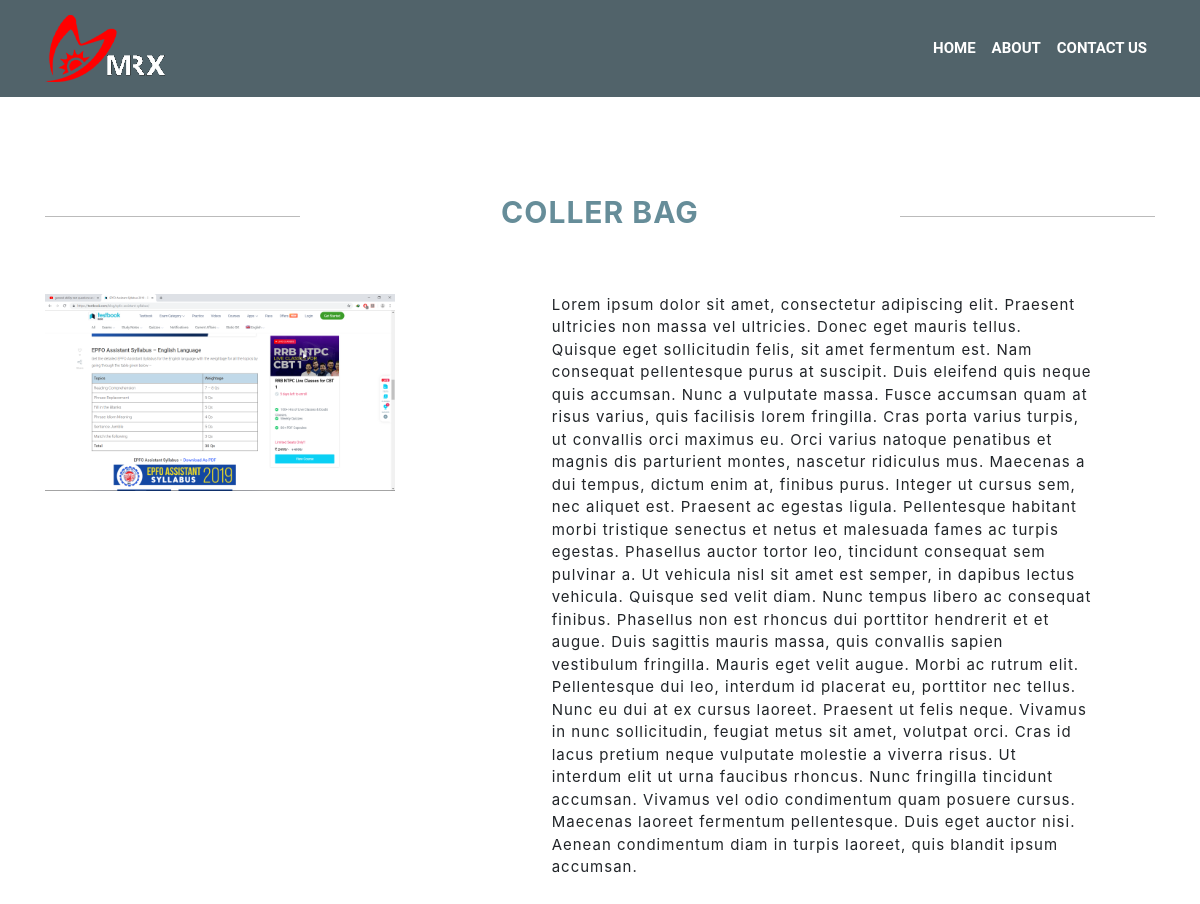
/productDetails.php?id=3, run on the app's committed database.
### tables this page shows
CREATE TABLE `products` (
  `id` int(10) NOT NULL,
  `img` varchar(150) NOT NULL,
  `title` varchar(50) NOT NULL,
  `description` varchar(5000) NOT NULL
);

### productDetails.php (the view, shortened to what this page needs)
<?php include 'admin/connection.php';
	$id = $_GET["id"];
	$sql = "SELECT * FROM products WHERE id = '$id'";
	$result = $conn->query($sql);
	if ($result->num_rows == 1) {
		$row = $result->fetch_assoc();
		$title = $row['title'];
		$img = $row['img'];
		$desc = $row['description'];
	}
?>
<!DOCTYPE html>
<html>
<head>
	<link rel="stylesheet" type="text/css" href="css/style.css">
	<link rel="stylesheet" type="text/css" href="css/about.css">
	<link href="https://unpkg.com/aos@2.3.1/dist/aos.css" rel="stylesheet">
	<link rel="stylesheet" href="https://maxcdn.bootstrapcdn.com/bootstrap/4.3.1/css/bootstrap.min.css">
</head>
<body>
		<nav class="navbar navbar-expand-md fixed-top headersetting" id="header-nav">
			<div class="container">
				<a href="index.php" class="navbar-brand" data-aos="fade-down"><img src="img/logo.png" id="logo"></a>
				<div class="collapse navbar-collapse text-center" id="collapsenavbar" data-aos="fade-down">
					<ul class="navbar-nav ml-auto">
						<li class="nav-item">
							<a href="index.php" class="nav-link text-white" id="navlink1">HOME</a>
						</li>
						<li class="nav-item">
							<a href="about.html" class="nav-link text-white" id="navlink2">ABOUT</a>
						</li>
						<li class="nav-item">
							<a href="contactUs.html" class="nav-link text-white" id="navlink3">CONTACT US</a>
						</li>
					</ul>
				</div>
			</div>
		</nav>
	<section class="container text-center aboutcompany">
		<div class="row frow">
			<div class="col-lg-3 col-md-3 col-sm-12 col-10 d-block m-auto">
				<hr>
			</div>
			<div class="col-lg-6 col-md-6 col-sm-12 col-10 d-block m-auto">
				<h1 data-aos="fade-down"><?php echo $title; ?></h1>
			</div>
			<div class="col-lg-3 col-md-3 col-sm-12 col-10 d-block m-auto">
				<hr>
			</div>
		</div>
		<div class="row srow" style="padding-bottom: 12.5%">
			<div class="col-lg-4 col-md-4 col-sm-12 col-10 d-block mr-auto">
				<div data-aos="fade-right" data-aos-duration="500">
					<img src="<?php echo 'admin/'.$img; ?>">
				</div>
			</div>
			<div class="col-lg-6 col-md-6 col-sm-12 col-10 d-block m-auto" data-aos="fade-left" data-aos-duration="500">
				<p><?php echo $desc; ?></p>
			</div>
		</div>
	</section>
</body>
</html>

### css/style.css (style rules this page uses)
body { font-family: Raleway, Arial, Helvetica, sans-serif; }
.headersetting { transition: 0.5s ease; background: transparent; }
li a { font-family: roboto; font-weight: bold; }
hr { background-color: #D0D0D0; border-color: #D0D0D0; color: #D0D0D0; }

### css/about.css (style rules this page uses)
.frow { margin-top: 12.5%; padding-top: 5% }
.srow, .trow, .frrow, .fvrow, .sxrow { padding-top: 5%; text-align: left; }
.srow img { width: 100%; }
.aboutcompany h1 { font-size: 30px; color: #668D99; font-weight: bold; letter-spacing: 1px; }
p { letter-spacing: 1px; font-size: 15px }
ul li { font-size: 15px; font-weight: lighter; color: #50586b }
.headersetting { background-color: #51636A!important; }

### data on the page
products: title "COLLER BAG", img (picture), description "Lorem ipsum dolor sit amet, consectetur adipiscing elit. Praesent ultricies non massa vel ultricies. Donec eget mauris tellus. Quisque eget sollicitudin felis, sit amet fermentum est. Nam consequat pellentesque purus at suscipit. Duis eleifend quis neque quis accumsan. Nunc a vulputate massa. Fusce accumsan quam at risus varius, quis facilisis lorem fringilla. Cras porta varius turpis, ut convallis orci maximus eu. Orci varius natoque penatibus et magnis dis parturient montes, nascetur ridiculus mus. Maecenas a dui tempus, dictum enim at, finibus purus. Integer ut cursus sem, nec aliquet est. Praesent ac egestas ligula. Pellentesque habitant morbi tristique senectus et netus et malesuada…"
